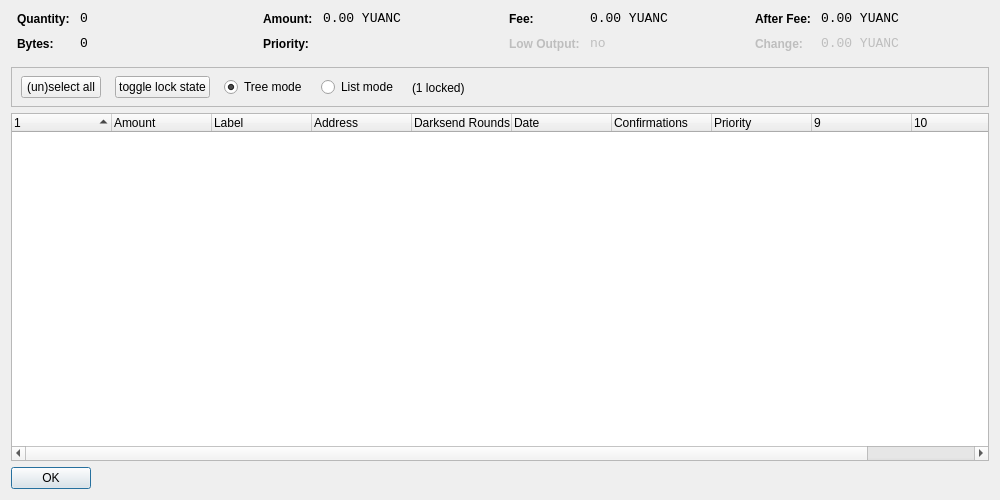
<?xml version="1.0" encoding="UTF-8"?>
<ui version="4.0">
 <class>CoinControlDialog</class>
 <widget class="QDialog" name="CoinControlDialog">
  <property name="geometry">
   <rect>
    <x>0</x>
    <y>0</y>
    <width>1000</width>
    <height>500</height>
   </rect>
  </property>
  <property name="windowTitle">
   <string>Coin Control</string>
  </property>
  <layout class="QVBoxLayout" name="verticalLayout">
   <item>
    <layout class="QHBoxLayout" name="horizontalLayoutTop" stretch="0,0,0,0">
     <property name="topMargin">
      <number>0</number>
     </property>
     <property name="bottomMargin">
      <number>10</number>
     </property>
     <item>
      <layout class="QFormLayout" name="formLayoutCoinControl1">
       <property name="horizontalSpacing">
        <number>10</number>
       </property>
       <property name="verticalSpacing">
        <number>10</number>
       </property>
       <property name="leftMargin">
        <number>6</number>
       </property>
       <property name="rightMargin">
        <number>6</number>
       </property>
       <item row="0" column="0">
        <widget class="QLabel" name="labelCoinControlQuantityText">
         <property name="styleSheet">
          <string notr="true">font-weight:bold;</string>
         </property>
         <property name="text">
          <string>Quantity:</string>
         </property>
        </widget>
       </item>
       <item row="0" column="1">
        <widget class="QLabel" name="labelCoinControlQuantity">
         <property name="font">
          <font>
           <family>Monospace</family>
           <pointsize>10</pointsize>
          </font>
         </property>
         <property name="cursor">
          <cursorShape>IBeamCursor</cursorShape>
         </property>
         <property name="contextMenuPolicy">
          <enum>Qt::ActionsContextMenu</enum>
         </property>
         <property name="text">
          <string notr="true">0</string>
         </property>
         <property name="textInteractionFlags">
          <set>Qt::LinksAccessibleByMouse|Qt::TextSelectableByKeyboard|Qt::TextSelectableByMouse</set>
         </property>
        </widget>
       </item>
       <item row="1" column="0">
        <widget class="QLabel" name="labelCoinControlBytesText">
         <property name="styleSheet">
          <string notr="true">font-weight:bold;</string>
         </property>
         <property name="text">
          <string>Bytes:</string>
         </property>
        </widget>
       </item>
       <item row="1" column="1">
        <widget class="QLabel" name="labelCoinControlBytes">
         <property name="font">
          <font>
           <family>Monospace</family>
           <pointsize>10</pointsize>
          </font>
         </property>
         <property name="cursor">
          <cursorShape>IBeamCursor</cursorShape>
         </property>
         <property name="contextMenuPolicy">
          <enum>Qt::ActionsContextMenu</enum>
         </property>
         <property name="text">
          <string notr="true">0</string>
         </property>
         <property name="textInteractionFlags">
          <set>Qt::LinksAccessibleByMouse|Qt::TextSelectableByKeyboard|Qt::TextSelectableByMouse</set>
         </property>
        </widget>
       </item>
      </layout>
     </item>
     <item>
      <layout class="QFormLayout" name="formLayoutCoinControl2">
       <property name="horizontalSpacing">
        <number>10</number>
       </property>
       <property name="verticalSpacing">
        <number>10</number>
       </property>
       <property name="leftMargin">
        <number>6</number>
       </property>
       <property name="rightMargin">
        <number>6</number>
       </property>
       <item row="0" column="0">
        <widget class="QLabel" name="labelCoinControlAmountText">
         <property name="styleSheet">
          <string notr="true">font-weight:bold;</string>
         </property>
         <property name="text">
          <string>Amount:</string>
         </property>
        </widget>
       </item>
       <item row="0" column="1">
        <widget class="QLabel" name="labelCoinControlAmount">
         <property name="font">
          <font>
           <family>Monospace</family>
           <pointsize>10</pointsize>
          </font>
         </property>
         <property name="cursor">
          <cursorShape>IBeamCursor</cursorShape>
         </property>
         <property name="contextMenuPolicy">
          <enum>Qt::ActionsContextMenu</enum>
         </property>
         <property name="text">
          <string notr="true">0.00 YUANC</string>
         </property>
         <property name="textInteractionFlags">
          <set>Qt::LinksAccessibleByMouse|Qt::TextSelectableByKeyboard|Qt::TextSelectableByMouse</set>
         </property>
        </widget>
       </item>
       <item row="1" column="0">
        <widget class="QLabel" name="labelCoinControlPriorityText">
         <property name="styleSheet">
          <string notr="true">font-weight:bold;</string>
         </property>
         <property name="text">
          <string>Priority:</string>
         </property>
        </widget>
       </item>
       <item row="1" column="1">
        <widget class="QLabel" name="labelCoinControlPriority">
         <property name="font">
          <font>
           <family>Monospace</family>
           <pointsize>10</pointsize>
          </font>
         </property>
         <property name="cursor">
          <cursorShape>IBeamCursor</cursorShape>
         </property>
         <property name="contextMenuPolicy">
          <enum>Qt::ActionsContextMenu</enum>
         </property>
         <property name="text">
          <string/>
         </property>
         <property name="textInteractionFlags">
          <set>Qt::LinksAccessibleByMouse|Qt::TextSelectableByKeyboard|Qt::TextSelectableByMouse</set>
         </property>
        </widget>
       </item>
      </layout>
     </item>
     <item>
      <layout class="QFormLayout" name="formLayoutCoinControl3">
       <property name="horizontalSpacing">
        <number>10</number>
       </property>
       <property name="verticalSpacing">
        <number>10</number>
       </property>
       <property name="leftMargin">
        <number>6</number>
       </property>
       <property name="rightMargin">
        <number>6</number>
       </property>
       <item row="0" column="0">
        <widget class="QLabel" name="labelCoinControlFeeText">
         <property name="styleSheet">
          <string notr="true">font-weight:bold;</string>
         </property>
         <property name="text">
          <string>Fee:</string>
         </property>
        </widget>
       </item>
       <item row="0" column="1">
        <widget class="QLabel" name="labelCoinControlFee">
         <property name="font">
          <font>
           <family>Monospace</family>
           <pointsize>10</pointsize>
          </font>
         </property>
         <property name="cursor">
          <cursorShape>IBeamCursor</cursorShape>
         </property>
         <property name="contextMenuPolicy">
          <enum>Qt::ActionsContextMenu</enum>
         </property>
         <property name="text">
          <string notr="true">0.00 YUANC</string>
         </property>
         <property name="textInteractionFlags">
          <set>Qt::LinksAccessibleByMouse|Qt::TextSelectableByKeyboard|Qt::TextSelectableByMouse</set>
         </property>
        </widget>
       </item>
       <item row="1" column="0">
        <widget class="QLabel" name="labelCoinControlLowOutputText">
         <property name="enabled">
          <bool>false</bool>
         </property>
         <property name="styleSheet">
          <string notr="true">font-weight:bold;</string>
         </property>
         <property name="text">
          <string>Low Output:</string>
         </property>
        </widget>
       </item>
       <item row="1" column="1">
        <widget class="QLabel" name="labelCoinControlLowOutput">
         <property name="enabled">
          <bool>false</bool>
         </property>
         <property name="font">
          <font>
           <family>Monospace</family>
           <pointsize>10</pointsize>
          </font>
         </property>
         <property name="cursor">
          <cursorShape>IBeamCursor</cursorShape>
         </property>
         <property name="contextMenuPolicy">
          <enum>Qt::ActionsContextMenu</enum>
         </property>
         <property name="text">
          <string notr="true">no</string>
         </property>
         <property name="textInteractionFlags">
          <set>Qt::LinksAccessibleByMouse|Qt::TextSelectableByKeyboard|Qt::TextSelectableByMouse</set>
         </property>
        </widget>
       </item>
      </layout>
     </item>
     <item>
      <layout class="QFormLayout" name="formLayoutCoinControl4">
       <property name="horizontalSpacing">
        <number>10</number>
       </property>
       <property name="verticalSpacing">
        <number>10</number>
       </property>
       <property name="leftMargin">
        <number>6</number>
       </property>
       <property name="rightMargin">
        <number>6</number>
       </property>
       <item row="0" column="0">
        <widget class="QLabel" name="labelCoinControlAfterFeeText">
         <property name="styleSheet">
          <string notr="true">font-weight:bold;</string>
         </property>
         <property name="text">
          <string>After Fee:</string>
         </property>
        </widget>
       </item>
       <item row="0" column="1">
        <widget class="QLabel" name="labelCoinControlAfterFee">
         <property name="font">
          <font>
           <family>Monospace</family>
           <pointsize>10</pointsize>
          </font>
         </property>
         <property name="cursor">
          <cursorShape>IBeamCursor</cursorShape>
         </property>
         <property name="contextMenuPolicy">
          <enum>Qt::ActionsContextMenu</enum>
         </property>
         <property name="text">
          <string notr="true">0.00 YUANC</string>
         </property>
         <property name="textInteractionFlags">
          <set>Qt::LinksAccessibleByMouse|Qt::TextSelectableByKeyboard|Qt::TextSelectableByMouse</set>
         </property>
        </widget>
       </item>
       <item row="1" column="0">
        <widget class="QLabel" name="labelCoinControlChangeText">
         <property name="enabled">
          <bool>false</bool>
         </property>
         <property name="styleSheet">
          <string notr="true">font-weight:bold;</string>
         </property>
         <property name="text">
          <string>Change:</string>
         </property>
        </widget>
       </item>
       <item row="1" column="1">
        <widget class="QLabel" name="labelCoinControlChange">
         <property name="enabled">
          <bool>false</bool>
         </property>
         <property name="font">
          <font>
           <family>Monospace</family>
           <pointsize>10</pointsize>
          </font>
         </property>
         <property name="cursor">
          <cursorShape>IBeamCursor</cursorShape>
         </property>
         <property name="contextMenuPolicy">
          <enum>Qt::ActionsContextMenu</enum>
         </property>
         <property name="text">
          <string notr="true">0.00 YUANC</string>
         </property>
         <property name="textInteractionFlags">
          <set>Qt::LinksAccessibleByMouse|Qt::TextSelectableByKeyboard|Qt::TextSelectableByMouse</set>
         </property>
        </widget>
       </item>
      </layout>
     </item>
    </layout>
   </item>
   <item>
    <widget class="QFrame" name="frame">
     <property name="minimumSize">
      <size>
       <width>0</width>
       <height>40</height>
      </size>
     </property>
     <property name="frameShape">
      <enum>QFrame::StyledPanel</enum>
     </property>
     <property name="frameShadow">
      <enum>QFrame::Sunken</enum>
     </property>
     <widget class="QWidget" name="horizontalLayoutWidget">
      <property name="geometry">
       <rect>
        <x>10</x>
        <y>0</y>
        <width>781</width>
        <height>41</height>
       </rect>
      </property>
      <layout class="QHBoxLayout" name="horizontalLayoutPanel" stretch="0,0,0,0,0">
       <property name="spacing">
        <number>14</number>
       </property>
       <item>
        <widget class="QPushButton" name="pushButtonSelectAll">
         <property name="sizePolicy">
          <sizepolicy hsizetype="Maximum" vsizetype="Fixed">
           <horstretch>0</horstretch>
           <verstretch>0</verstretch>
          </sizepolicy>
         </property>
         <property name="text">
          <string>(un)select all</string>
         </property>
        </widget>
       </item>
        <item>
         <widget class="QPushButton" name="pushButtonToggleLock">
          <property name="sizePolicy">
           <sizepolicy hsizetype="Maximum" vsizetype="Fixed">
            <horstretch>0</horstretch>
            <verstretch>0</verstretch>
           </sizepolicy>
          </property>
          <property name="text">
           <string>toggle lock state</string>
          </property>
          <property name="autoDefault">
           <bool>false</bool>
          </property>
         </widget>
        </item>
       <item>
        <widget class="QRadioButton" name="radioTreeMode">
         <property name="sizePolicy">
          <sizepolicy hsizetype="Maximum" vsizetype="Fixed">
           <horstretch>0</horstretch>
           <verstretch>0</verstretch>
          </sizepolicy>
         </property>
         <property name="text">
          <string>Tree mode</string>
         </property>
         <property name="checked">
          <bool>true</bool>
         </property>
        </widget>
       </item>
       <item>
        <widget class="QRadioButton" name="radioListMode">
         <property name="sizePolicy">
          <sizepolicy hsizetype="Maximum" vsizetype="Fixed">
           <horstretch>0</horstretch>
           <verstretch>0</verstretch>
          </sizepolicy>
         </property>
         <property name="text">
          <string>List mode</string>
         </property>
        </widget>
       </item>
        <item>
         <widget class="QLabel" name="labelLocked">
          <property name="text">
           <string>(1 locked)</string>
          </property>
         </widget>
        </item>
       <item>
        <spacer name="horizontalSpacer">
         <property name="orientation">
          <enum>Qt::Horizontal</enum>
         </property>
         <property name="sizeHint" stdset="0">
          <size>
           <width>40</width>
           <height>20</height>
          </size>
         </property>
        </spacer>
       </item>
      </layout>
     </widget>
    </widget>
   </item>
   <item>
    <widget class="CoinControlTreeWidget" name="treeWidget">
     <property name="contextMenuPolicy">
      <enum>Qt::CustomContextMenu</enum>
     </property>
     <property name="sortingEnabled">
      <bool>false</bool>
     </property>
     <property name="columnCount">
      <number>11</number>
     </property>
     <attribute name="headerShowSortIndicator" stdset="0">
      <bool>true</bool>
     </attribute>
     <attribute name="headerStretchLastSection">
      <bool>false</bool>
     </attribute>
     <column>
      <property name="text">
       <string/>
      </property>
     </column>
     <column>
      <property name="text">
       <string>Amount</string>
      </property>
     </column>
     <column>
      <property name="text">
       <string>Label</string>
      </property>
     </column>
     <column>
      <property name="text">
       <string>Address</string>
      </property>
     </column>
     <column>
      <property name="text">
       <string>Darksend Rounds</string>
      </property>
    </column>
     <column>
      <property name="text">
       <string>Date</string>
      </property>
     </column>
     <column>
      <property name="text">
       <string>Confirmations</string>
      </property>
      <property name="toolTip">
       <string>Confirmed</string>
      </property>
     </column>
     <column>
      <property name="text">
       <string>Priority</string>
      </property>
     </column>
     <column>
      <property name="text">
       <string/>
      </property>
     </column>
     <column>
      <property name="text">
       <string/>
      </property>
     </column>
     <column>
      <property name="text">
       <string/>
      </property>
     </column>
     <column>
      <property name="text">
       <string/>
      </property>
     </column>
    </widget>
   </item>
   <item>
    <widget class="QDialogButtonBox" name="buttonBox">
     <property name="sizePolicy">
      <sizepolicy hsizetype="Maximum" vsizetype="Fixed">
       <horstretch>0</horstretch>
       <verstretch>0</verstretch>
      </sizepolicy>
     </property>
     <property name="orientation">
      <enum>Qt::Horizontal</enum>
     </property>
     <property name="standardButtons">
      <set>QDialogButtonBox::Ok</set>
     </property>
    </widget>
   </item>
  </layout>
 </widget>
 <customwidgets>
  <customwidget>
   <class>CoinControlTreeWidget</class>
   <extends>QTreeWidget</extends>
   <header>coincontroltreewidget.h</header>
  </customwidget>
 </customwidgets>
 <resources/>
 <connections/>
</ui>
